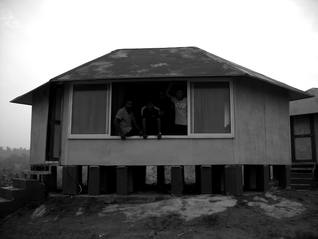
%> input picture Discussion/Lecture_6_discussion/beach.png, 318 x 239 px, shrunk from 800 x 600 before the run
$ octave adapthisteq_usage.m   (GNU Octave 9; MATLAB toolbox functions it lacks are replaced by stand-ins)
%> lines starting %> are read from the running program, lines starting %| are printed output that depends on the picture
I = imread('beach.png');
%> I is the input picture: size 239x318 uint8; min 0, max 255, mean 110.1
J = adapthisteq(I,'clipLimit',0.02,'Distribution','rayleigh');
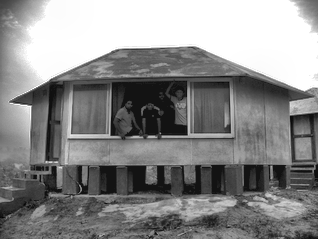
%> J: size 239x318 uint8; min 0, max 255, mean 138.5
imshowpair(I,J,'montage');
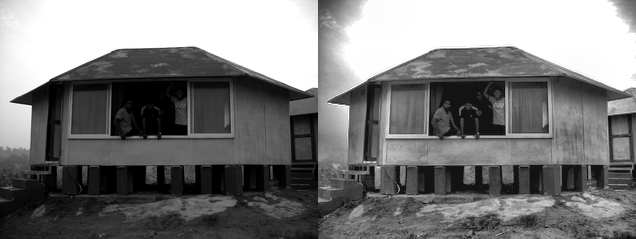
%> displayed picture: size 239x636, on the screen's scale of 0 to 255; min 0, max 255, mean 124.3
title('Original Image (left) and Contrast Enhanced Image (right)')
saveas(gcf,'/Users/mac/Desktop/my/DIP/Discussion/Lecture_6_discussion/adapthisteq_beach.jpg');

% [10 lines of commented-out code are left out]
